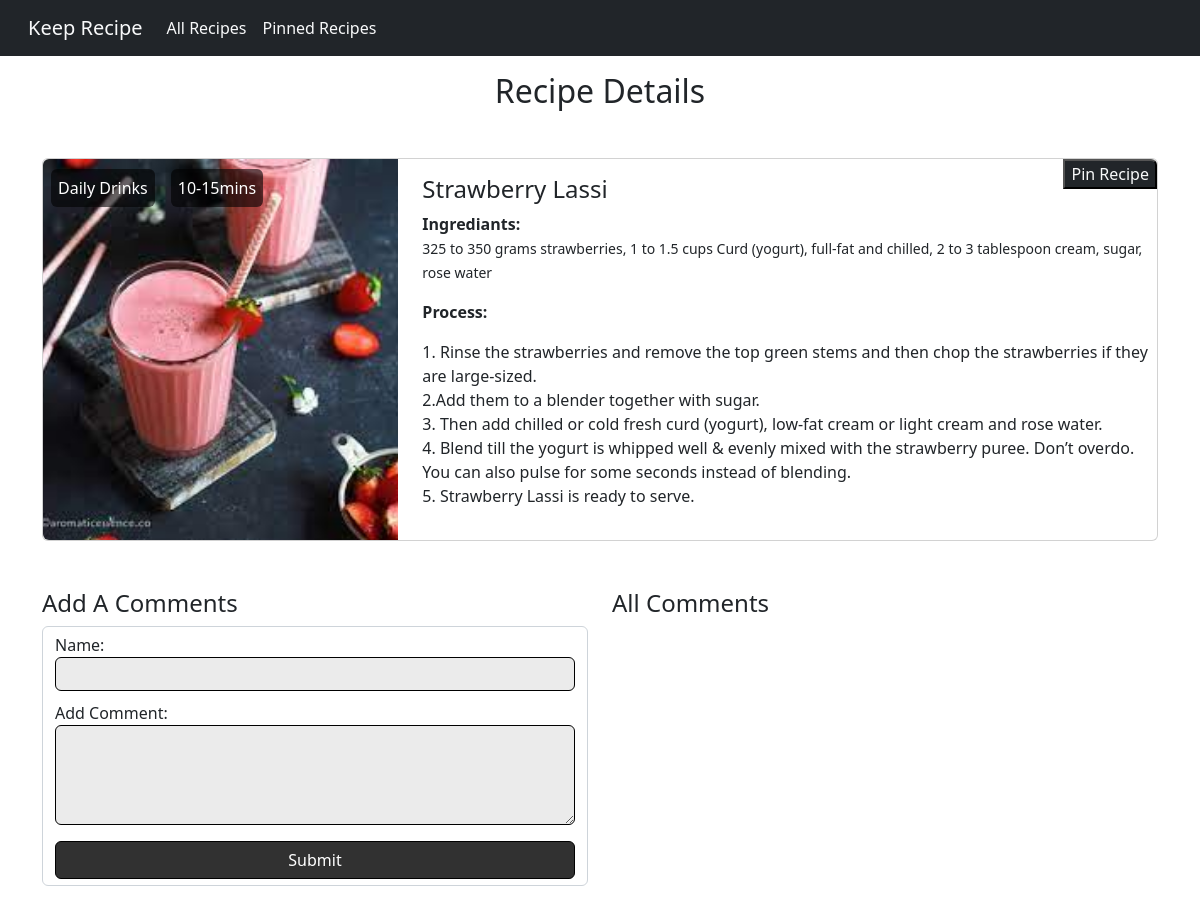
The app's page /recipe-details/strawberry-lassi with its own data.
### recipes/models.py (models this page shows, shortened)
class Recipe(models.Model):
    title = models.CharField(max_length=50 )
    ingrediants = models.TextField(max_length=150)
    rating = models.IntegerField(
        validators=[MinValueValidator(1),MaxValueValidator(5)],default=1
    )
    process = models.TextField(max_length=450 )
    chef = models.CharField(max_length=40)
    food_image = models.ImageField(upload_to="images")
    slug = models.SlugField(unique=True,db_index=True)
    post_date = models.DateField(auto_now=True)
    tags = models.ManyToManyField(Tags)

class Tags(models.Model):
    food_type = models.CharField(max_length = 20)
    class Meta:
        verbose_name_plural = "Tags(Cooking time & Food Type)"

### recipes/views.py (the view, shortened to what this page needs)
# urls.py: path("recipe-details/<slug:slug>",views.RecipeDetailView.as_view(), name = 'recipe-details'),
class RecipeDetailView(View):
    def pinned_recipe(self,request,recipe_id):
        pinned_recipes = request.session.get("pinned_recipes")
        if pinned_recipes is not None:
            pinned = recipe_id in pinned_recipes
        else:
            pinned= False
        return pinned
    def get(self, request, slug):
        recipe = Recipe.objects.get(slug = slug)
        context = {
            "recipe":recipe,
            "tags":recipe.tags.all(),
            "commentForm":CommentForm(),
            "comments":recipe.comments.all().order_by("-id"),
            "pinned":self.pinned_recipe(request,recipe.id)
        }
        return render (request, "recipes/recipe-details.html",context)

### recipes/forms.py
class CommentForm(forms.ModelForm):
    class Meta:
        model = Comments
        exclude = ["recipe"]
        labels = {
            "user_name": "Name",
            "comment":"Add Comment"
        }
        error_messages ={
            "user_name" : {
                "required":"Please Provide Your Name",
                "max_length":"Maximum Legth Exceeds"
            },
            "comment":{
                "required":"Commenting is must",
                "max_length":"Please do not exceed maximum length"
            }
        }

### recipes/templates/recipes/recipe-details.html (shortened to what this page needs)
{% extends 'recipes/base.html' %}
{% load static %}
{% block content %}
    <div class="container py-3">
        <h2 class="text-center">Recipe Details</h2>
        <div class="recipe-card card my-5">
            <div class="row ">
                <div class="col-md-4">
                    <div class="recipe-image position-relative h-100">
                        <img src={{recipe.food_image.url}} class="h-100 img-fluid rounded-start" style = "object-fit:cover" alt="Food Image"/>
                        <div class="d-flex flex-row position-absolute top-0">
                            {% for tag in tags  %}
                                <p class="mb-0 mx-2 tag">{{tag.food_type}}</p>
                            {% endfor %}
                        </div>
                    </div>
                </div>
                <div class="col-md-8">
                    <div class="recipe-details py-3 position-relative">
                        <h4>{{recipe.title}}</h4>
                        <div>
                            <label for=""><strong>Ingrediants: </strong></label>
                            <p><small>{{recipe.ingrediants }}</small></p>
                        </div>
                        <div>
                            <label for=""><strong>Process: </strong></label>
                            <p>
                                {{recipe.process | linebreaks}} </p>
                        </div>
                        <form action="{% url 'pinned-recipes' %}" method="POST">
                                <button style="border-top-right-radius:6px;" class="pining bg-dark text-light position-absolute top-0 end-0 rounded-20">
                                    {% if pinned %}
                                        Unpin Recipe
                                    {% else %}
                                        Pin Recipe
                                    {% endif %}
                                </button>
                        </form>
                    </div>
                </div>
            </div>
        </div>
        <div class="row">
            <div class="col-sm-6">
                <h4>Add A Comments</h4>
                <form action="{% url "recipe-details" recipe.slug %}" class="form-control comments_form" method = "POST">
                    {% for field in commentForm %}
                        <div class="form-fields">
                            {{field.label_tag}}
                            {{field}}
                        </div>
                    {% endfor %}
                    <button>Submit</button>
                </form>
            </div>
            <div class="col-sm-6 ">
                <h4>All Comments</h4>
                <div class="comment-box">
                </div>
            </div>
        </div>
    </div>
{% endblock  %}

### recipes/static/recipes/style.css (style rules this page uses)
.tag { margin-top: 10px; background-color: rgba(0, 0, 0, 0.597); color: white; padding: 7px; border-radius: 6px; }
.comments_form input, .comments_form textarea { margin-bottom: 10px; background-color: rgba(204, 204, 204, 0.385); width: 100%; border-radius: 6px; border: 1px solid black; outline:none; padding: 4px; }
.comments_form textarea { height: 100px; }
.comments_form button { border-radius: 6px; border: 1px solid black; background-color: rgb(49, 49, 49); width: 100%; color: white; padding: 6px; }
.comment-box { height: 250px; overflow-y: auto; }

### records on screen
Recipe: food_image (picture), title "Strawberry Lassi", ingrediants "325 to 350 grams strawberries, 1 to 1.5 cups Curd (yogurt), full-fat and chilled, 2 to 3 tablespoon cream, sugar, rose water", process "1. Rinse the strawberries and remove the top green stems and then chop the strawberries if they are large-sized. 2.Add them to a blender together with sugar. 3. Then add chilled or cold fresh curd (yogurt), low-fat cream or light cream and rose water. 4. Blend till the yogurt is whipped well & evenly mixed with the strawberry puree. Don’t overdo. You can also pulse for some seconds instead of blending. 5. Strawberry Lassi is ready to serve."
Tags: food_type "Daily Drinks"
Tags: food_type "10-15mins"

### other values on screen
{{ field.label_tag }} "Name:" "Add Comment:"
